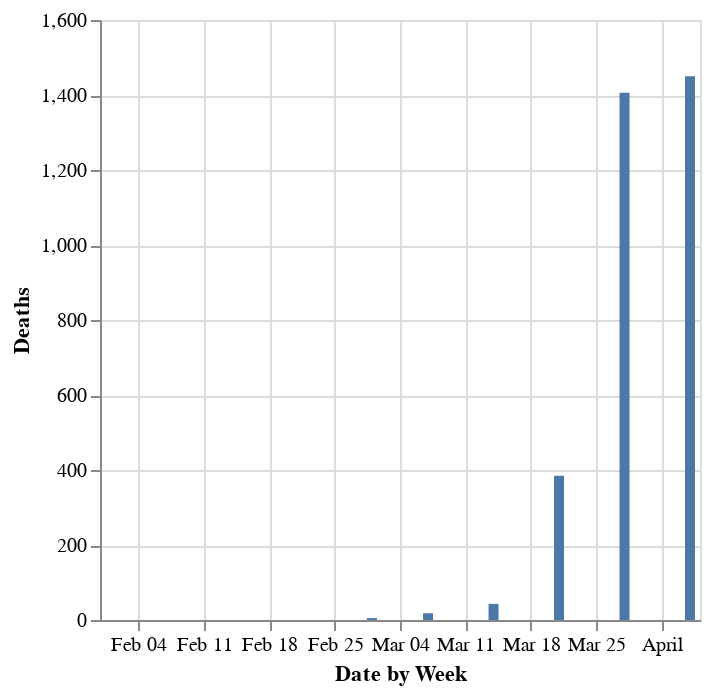

Vega-Lite specification for this chart:
### Vega-Lite specification from a JSON file in a GitHub repository (floating-point values rounded to 4 significant figures)
{"$schema": "https://vega.github.io/schema/vega-lite/v4.json", "description": "A simple bar chart with embedded data.", "data": {"values": [{"Date by Week": "2/1", "Deaths": 0}, {"Date by Week": "2/8", "Deaths": 0}, {"Date by Week": "2/15", "Deaths": 0}, {"Date by Week": "2/22", "Deaths": 0}, {"Date by Week": "2/29", "Deaths": 5}, {"Date by Week": "3/7", "Deaths": 18}, {"Date by Week": "3/14", "Deaths": 43}, {"Date by Week": "3/21", "Deaths": 385}, {"Date by Week": "3/28", "Deaths": 1406}, {"Date by Week": "4/4", "Deaths": 1450}]}, "mark": "bar", "encoding": {"x": {"field": "Date by Week", "type": "temporal", "axis": {"labelAngle": 0}}, "y": {"field": "Deaths", "type": "quantitative"}}}
